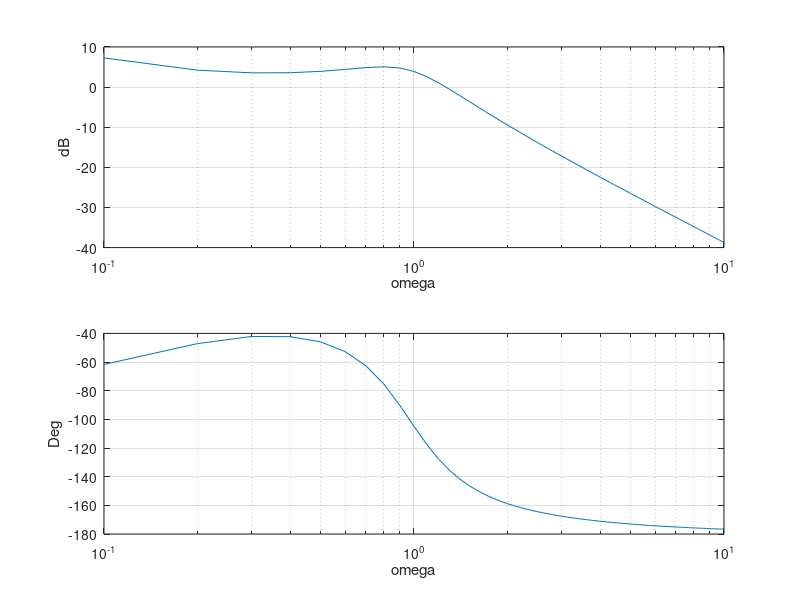

Source code (MATLAB):
close all; clear, clc

% G = (1.151*s + 0.1774)/(s^3 + 0.739*s^2 + 0.921*s)

w = 0.1:0.1:10;
s = w.*1i;
G = (1.151*s + 0.1774)./(s.^3 + 0.739*s.^2 + 0.921*s);
A = abs(G);
dB = 20*log10(A);
phi = angle(G)*180/pi;

subplot(2,1,1)
semilogx(w,dB), grid on, xlabel('omega'), ylabel('dB')
subplot(2,1,2)
semilogx(w,phi), grid on, xlabel('omega'), ylabel('Deg')